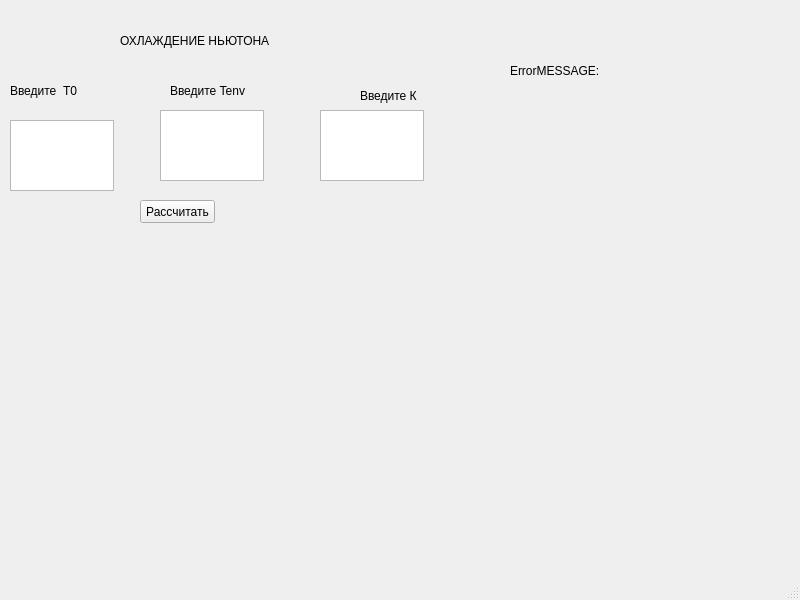
<?xml version="1.0" encoding="UTF-8"?>
<ui version="4.0">
 <class>MainWindow</class>
 <widget class="QMainWindow" name="MainWindow">
  <property name="geometry">
   <rect>
    <x>0</x>
    <y>0</y>
    <width>800</width>
    <height>600</height>
   </rect>
  </property>
  <property name="windowTitle">
   <string>MainWindow</string>
  </property>
  <widget class="QWidget" name="centralwidget">
   <widget class="QLabel" name="label">
    <property name="geometry">
     <rect>
      <x>120</x>
      <y>10</y>
      <width>501</width>
      <height>61</height>
     </rect>
    </property>
    <property name="text">
     <string>ОХЛАЖДЕНИЕ НЬЮТОНА</string>
    </property>
   </widget>
   <widget class="QLabel" name="label_2">
    <property name="geometry">
     <rect>
      <x>10</x>
      <y>30</y>
      <width>151</width>
      <height>121</height>
     </rect>
    </property>
    <property name="text">
     <string>Введите  T0</string>
    </property>
   </widget>
   <widget class="QLabel" name="label_3">
    <property name="geometry">
     <rect>
      <x>170</x>
      <y>60</y>
      <width>251</width>
      <height>61</height>
     </rect>
    </property>
    <property name="text">
     <string>Введите Tenv</string>
    </property>
   </widget>
   <widget class="QLabel" name="label_4">
    <property name="geometry">
     <rect>
      <x>360</x>
      <y>70</y>
      <width>141</width>
      <height>51</height>
     </rect>
    </property>
    <property name="text">
     <string>Введите К</string>
    </property>
   </widget>
   <widget class="QTextEdit" name="t0Edit">
    <property name="geometry">
     <rect>
      <x>10</x>
      <y>120</y>
      <width>104</width>
      <height>71</height>
     </rect>
    </property>
   </widget>
   <widget class="QTextEdit" name="tenvEdit">
    <property name="geometry">
     <rect>
      <x>160</x>
      <y>110</y>
      <width>104</width>
      <height>71</height>
     </rect>
    </property>
   </widget>
   <widget class="QTextEdit" name="kEdit">
    <property name="geometry">
     <rect>
      <x>320</x>
      <y>110</y>
      <width>104</width>
      <height>71</height>
     </rect>
    </property>
   </widget>
   <widget class="QPushButton" name="pushButton">
    <property name="geometry">
     <rect>
      <x>140</x>
      <y>200</y>
      <width>75</width>
      <height>23</height>
     </rect>
    </property>
    <property name="text">
     <string>Рассчитать</string>
    </property>
   </widget>
   <widget class="QLabel" name="label_5">
    <property name="geometry">
     <rect>
      <x>510</x>
      <y>60</y>
      <width>191</width>
      <height>21</height>
     </rect>
    </property>
    <property name="text">
     <string>ErrorMESSAGE:</string>
    </property>
   </widget>
   <widget class="QWidget" name="widget" native="true">
    <property name="geometry">
     <rect>
      <x>20</x>
      <y>240</y>
      <width>751</width>
      <height>331</height>
     </rect>
    </property>
   </widget>
  </widget>
  <widget class="QMenuBar" name="menubar">
   <property name="geometry">
    <rect>
     <x>0</x>
     <y>0</y>
     <width>800</width>
     <height>21</height>
    </rect>
   </property>
  </widget>
  <widget class="QStatusBar" name="statusbar"/>
 </widget>
 <resources/>
 <connections/>
</ui>
